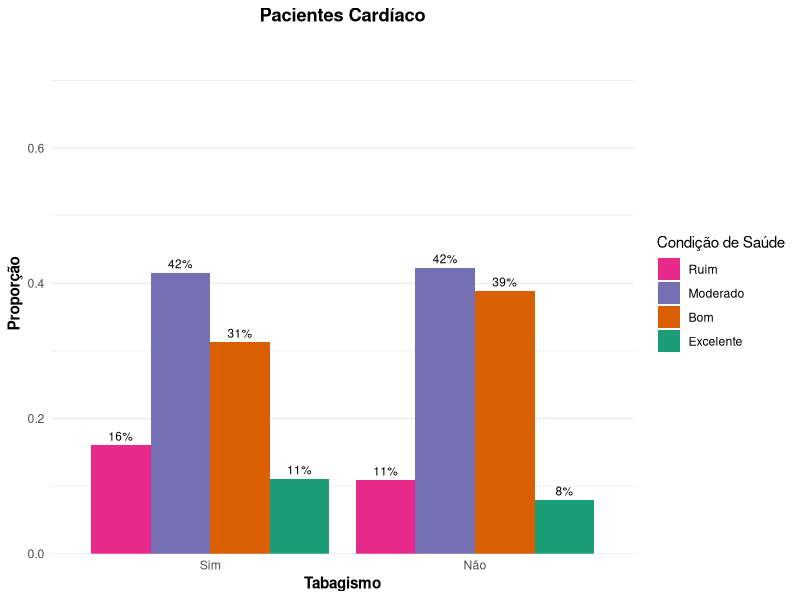
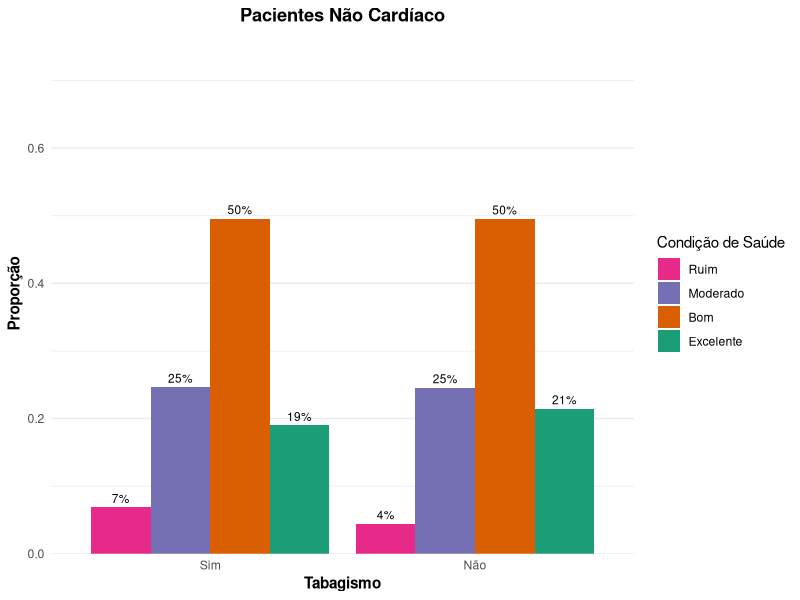

Recreate these plots in R, in order.
## ---- chunk 1
library(tidyverse)
library(VGAM)
library(MASS)
library(kableExtra)
library(knitr)
library(scales)  
library(ggtext)  
## ---- chunk 2
dados <- tibble::tribble(
  ~tabaco, ~cardiaco, ~Excelente, ~Bom, ~Moderado, ~Ruim,
  "Sim",   "Sim",         27,     76,     101,      39,
  "Sim",   "Não",        402,    1050,    522,     145,
  "Não",   "Sim",         83,    406,     442,     114,
  "Não",   "Não",       1959,   4521,    2243,     405
)

dados_df <- as.data.frame(dados)

dados_p <- dados_df  |> 
  mutate(Total = Excelente + Bom + Moderado + Ruim) |>
  mutate(
    Excelente = Excelente / Total,
    Bom = Bom / Total,
    Moderado = Moderado / Total,
    Ruim = Ruim / Total
  ) |> 
  dplyr::select(-Total)  

dados_p$tabaco <- factor(dados_p$tabaco, levels = c("Sim", "Não"))
dados_p$cardiaco <- factor(dados_p$cardiaco, levels = c("Sim", "Não"), 
                           labels = c("Cardíaco", "Não Cardíaco"))

dados_melt <- dados_p |>
  pivot_longer(
    cols = c(Excelente, Bom, Moderado, Ruim),
    names_to = "Saude",
    values_to = "Proporcao"
  ) |>
  mutate(Saude = factor(Saude, 
                        levels = c("Ruim", "Moderado", "Bom", "Excelente"),
                        ordered = TRUE))

dados_cardiaco <- subset(dados_melt, cardiaco == "Cardíaco")
dados_nao_cardiaco <- subset(dados_melt, cardiaco == "Não Cardíaco")

plot_grafico <- function(dados) {
  ggplot(dados, aes(x = tabaco, y = Proporcao, fill = Saude)) +
    geom_bar(stat = "identity", position = position_dodge(preserve = "single")) +
    labs(
      x = "Tabagismo", 
      y = "Proporção", 
      fill = "Condição de Saúde",
      title = paste("Pacientes", unique(dados$cardiaco))
    ) +
    scale_fill_manual(values = c(
      "Ruim" = "#e7298a",
      "Moderado" = "#7570b3",
      "Bom" = "#d95f02",
      "Excelente" = "#1b9e77"
    )) +
    geom_text(
      aes(label = paste0(round(Proporcao * 100), "%")),
      position = position_dodge(width = 0.9),
      vjust = -0.5,
      size = 3
    ) +
    scale_y_continuous(limits = c(0, 0.7), expand = expansion(mult = c(0, 0.1))) +
    theme_minimal() +
    theme(
      legend.position = "right",
      panel.grid.major.x = element_blank(),
      plot.title = element_text(hjust = 0.5, face = "bold"),
      axis.title = element_text(face = "bold")
    )
}

plot_grafico(dados_cardiaco)
plot_grafico(dados_nao_cardiaco)

## ---- chunk 3
dados1 <- dados |> 
  mutate(Total=rowSums(dados[,c(3:6)]))


dados1 |> 
  kbl() |> 
  kable_classic(full_width = F, html_font = "Cambria")




## ---- chunk 4
# Modelo Tabaco

# Modelo chances não proporcionais
mcnp <- vglm(cbind(Excelente,Bom,Moderado,Ruim) ~ tabaco,
             cumulative(parallel=FALSE,reverse=FALSE), dados)

# Modelo de chances proporcionais
mcp <- vglm(cbind(Excelente,Bom,Moderado,Ruim) ~ tabaco,
            cumulative(parallel=TRUE,reverse=FALSE), dados) 

round(coef(mcnp, matrix = TRUE), digits = 3)
round(coef(mcp, matrix = TRUE), digits = 3)

# Comparação dos modelos
# TRV <- 2*(logLik(mcnp) - logLik(mcp))
# gl <- length(coef(mcnp)) - length(coef(mcp))
# p <- 1-pchisq(TRV,gl)
# cbind(TRV, gl, p)

lrtest(mcnp, mcp)

## ---- chunk 5
# Modelos com somente CARDIACO

# Modelo chances não proporcionais
mcnp <- vglm(cbind(Excelente,Bom,Moderado,Ruim) ~ cardiaco,
             cumulative(parallel=FALSE,reverse=FALSE), dados)

# Modelo de chances proporcionais
mcp <- vglm(cbind(Excelente,Bom,Moderado,Ruim) ~ cardiaco,
            cumulative(parallel=TRUE,reverse=FALSE), dados) 

coef(mcnp, matrix = TRUE)
coef(mcp, matrix = TRUE)

# Comparação dos modelos
# TRV <- 2*(logLik(mcnp) - logLik(mcp))
# gl <- length(coef(mcnp)) - length(coef(mcp))
# p <- 1-pchisq(TRV,gl)
# cbind(TRV, gl, p)

lrtest(mcnp, mcp)
